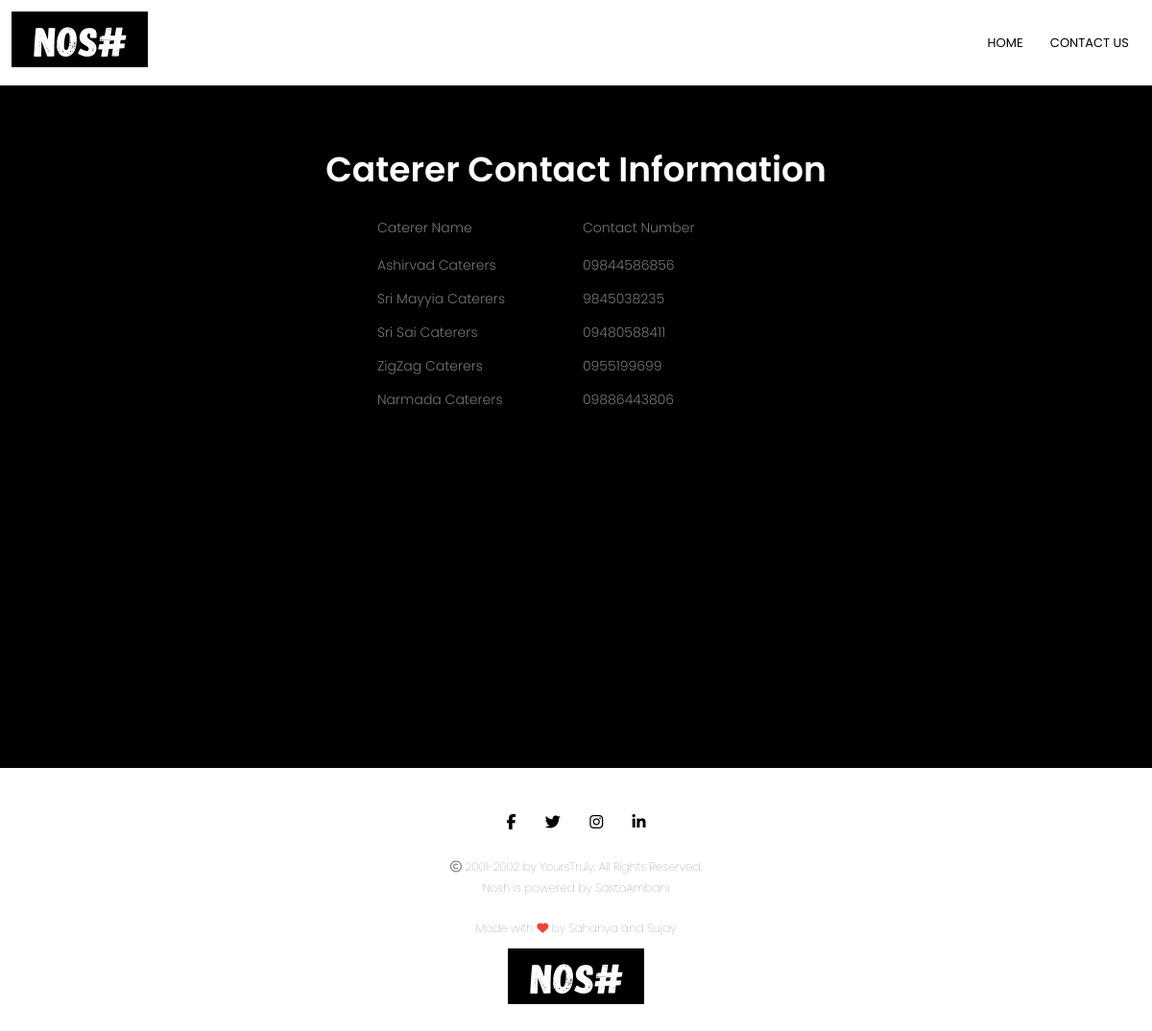
Screenshot of /CAT with the database file from the repository.
### tables this page shows
CREATE TABLE "Caterers" (
	"Name"	TEXT,
	"Phno"	TEXT NOT NULL,
	PRIMARY KEY("Name")
);

### app.py (the view)
@app.route('/CAT',methods=['GET'])
def cat():
    con=sqlite3.connect('nosh.db')
    c=con.cursor()
    c.execute("SELECT * FROM caterers")
    data=c.fetchall()
    return render_template("caterer.html",value=data)

### templates/caterer.html
<!DOCTYPE html>{% extends "base.html" %} {% block title %} Nosh | NGOs {% endblock %} {% block CSSlink %}
<link rel="stylesheet" type="text/css" href="{{ url_for('static',filename='Enter_id.css') }}"> {% endblock %} {% block content %}
<div class="NGOtb">
    <h1>Caterer Contact Information</h1>
    <form method="get">
        <table>
            <tr>
                <td class="coltitle" style="width: 200px; height: 30px;">Caterer Name</td>
                <td class="coltitle" style="width: 200px; height: 30px;">Contact Number</td>
            </tr>
            {% for row in value %}
            <tr>
                <td style="width: 200px; height: 15px;">{{row[0]}}</td>
                <td style="width: 200px; height: 15px;">{{row[1]}}</td>
            </tr>
            {% endfor %}
        </table>
    </form>
</div>
{% endblock %}

### static/Enter_id.css (style rules this page uses)
h1 { font-size: 36px; font-weight: 600; margin-top: 60px; color: white; text-align: center; }
table { color: #777; font-size: 14px; font-weight: 300; margin-top: 5%; padding: 10px; margin: auto; border: 10px; }
td { padding: 6px; }

### static/base.css (style rules this page uses)
* { margin: 0; padding: 0; font-family: 'Poppins', sans-serif; }

### rows the page displays
Caterers: Name "Ashirvad Caterers", Phno "09844586856"
Caterers: Name "Sri Mayyia Caterers", Phno "9845038235"
Caterers: Name "Sri Sai Caterers", Phno "09480588411"
Caterers: Name "ZigZag Caterers", Phno "0955199699"
Caterers: Name "Narmada Caterers", Phno "09886443806"
